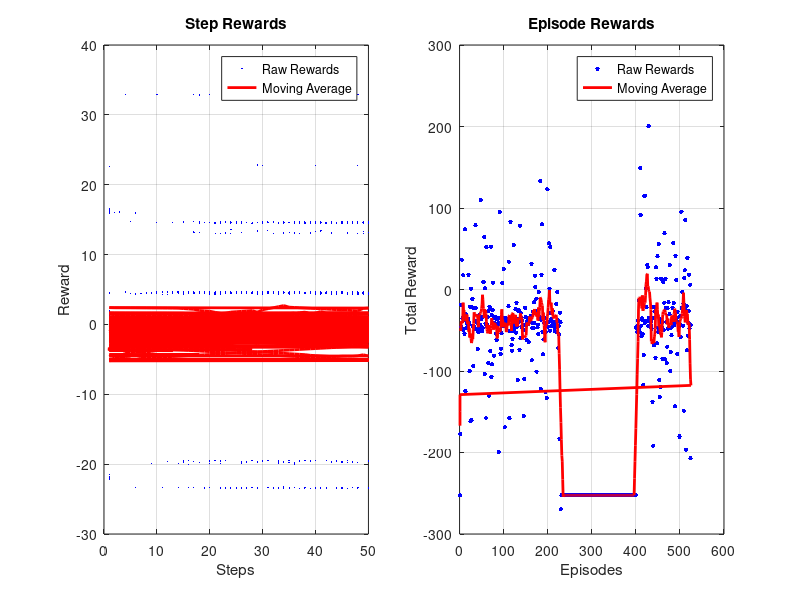

MATLAB code to generate this figure:
clc,clear
% 读取训练数据
step_data = csvread('training_data.csv');
episode_data = csvread('episode_rewards.csv', 1, 0);  % 跳过标题行

% 提取数据
steps = step_data(:,end);
step_rewards = step_data(:,7);
episodes = episode_data(:,1);
episode_steps = episode_data(:,2);
episode_rewards = episode_data(:,3);
episode_avg_rewards = episode_data(:,4);

% 创建两个子图
figure('Position', [100, 100, 1200, 500]);

% 子图1：步数奖励
subplot(1,2,1);
window_size = 100;
moving_avg = movmean(step_rewards, window_size);
plot(steps, step_rewards, 'b.', 'MarkerSize', 1);  % 原始奖励点
hold on;
plot(steps, moving_avg, 'r-', 'LineWidth', 2);  % 移动平均线
xlabel('Steps');
ylabel('Reward');
title('Step Rewards');
legend('Raw Rewards', 'Moving Average');
grid on;

% 子图2：Episode奖励
subplot(1,2,2);
window_size = 10;
episode_moving_avg = movmean(episode_rewards, window_size);
plot(episodes, episode_rewards, 'b.', 'MarkerSize', 10);  % 原始奖励点
hold on;
plot(episodes, episode_moving_avg, 'r-', 'LineWidth', 2);  % 移动平均线
xlabel('Episodes');
ylabel('Total Reward');
title('Episode Rewards');
legend('Raw Rewards', 'Moving Average');
grid on;

% 保存图像
saveas(gcf, 'training_curves.png');

% 打印统计信息
fprintf('Training Statistics:\n');
fprintf('Total Episodes: %d\n', length(episodes));
fprintf('Total Steps: %d\n', max(steps));
fprintf('Average Episode Reward: %.2f\n', mean(episode_rewards));
fprintf('Best Episode Reward: %.2f\n', max(episode_rewards));
fprintf('Average Episode Length: %.2f steps\n', mean(episode_steps));